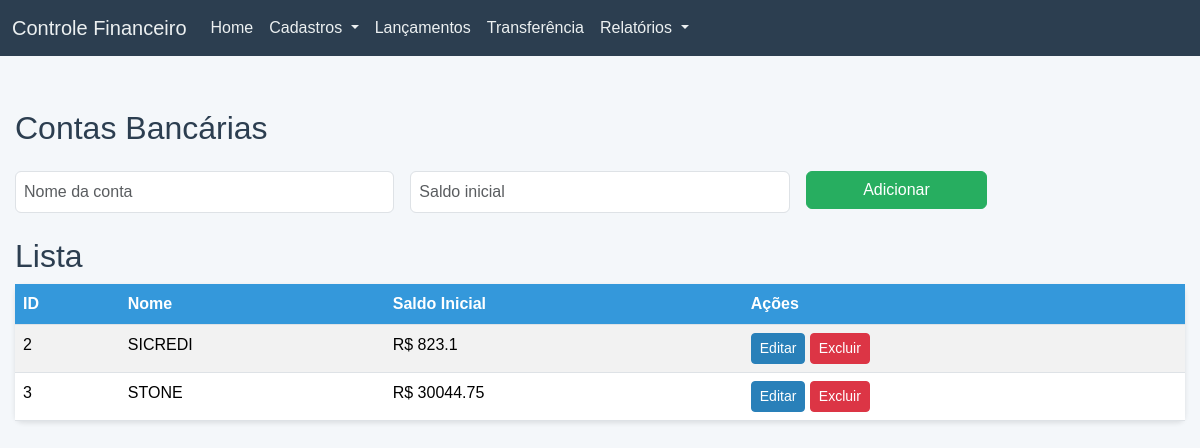
Screenshot of /contas with the database file from the repository.
### tables this page shows
CREATE TABLE conta_bancaria (
                 id INTEGER PRIMARY KEY AUTOINCREMENT,
                 nome TEXT NOT NULL,
                 saldo_inicial REAL DEFAULT 0.0);

### app.py (the view, shortened to what this page needs)
@app.route('/contas', methods=['GET', 'POST'])
def contas():
    contas = get_contas()
    contas = [{'id': c['id'], 'nome': c['nome'], 'saldo_inicial': round(c['saldo_inicial'], 2)} for c in contas]
    return render_template('contas.html', contas=contas)

### database.py (called while the page is built)
def get_db():
    if 'db' not in g:
        g.db = sqlite3.connect(DATABASE)
        g.db.row_factory = sqlite3.Row
    return g.db

### models.py (called while the page is built)
def get_contas():
    conn = get_db()
    c = conn.cursor()
    c.execute("SELECT * FROM conta_bancaria")
    contas = c.fetchall()
    return contas

### templates/contas.html (shortened to what this page needs)
{% extends "base.html" %}
{% block content %}
<h1 class="mb-4">Contas Bancárias</h1>
<form method="POST" class="mb-4 row g-3">
    <div class="col-md-4">
        <input type="text" name="nome" class="form-control" placeholder="Nome da conta" required>
    </div>
    <div class="col-md-4">
        <input type="number" step="0.01" name="saldo_inicial" class="form-control" placeholder="Saldo inicial" required>
    </div>
    <div class="col-md-2">
        <button type="submit" class="btn btn-success w-100">Adicionar</button>
    </div>
</form>
<h2>Lista</h2>
<table class="table table-striped table-hover">
    <thead>
        <tr>
            <th>ID</th>
            <th>Nome</th>
            <th>Saldo Inicial</th>
            <th>Ações</th>
        </tr>
    </thead>
    <tbody>
        {% for conta in contas %}
        <tr>
            <td>{{ conta['id'] }}</td>
            <td>{{ conta['nome'] }}</td>
            <td>R$ {{ conta['saldo_inicial'] }}</td>
            <td>
                <button class="btn btn-primary btn-sm" data-bs-toggle="modal" data-bs-target="#editModal{{ conta['id'] }}">Editar</button>
                <form method="POST" style="display:inline;">
                    <button type="submit" name="delete" value="{{ conta['id'] }}" class="btn btn-danger btn-sm">Excluir</button>
                </form>
            </td>
        </tr>
        {% endfor %}
    </tbody>
</table>
{% endblock %}

### static/style.css (style rules this page uses)
body { background-color: #f4f7fa; font-family: 'Arial', 'Helvetica', sans-serif; margin: 0; padding-top: 70px; }
h1, h2 { color: #2c3e50; font-size: 2rem; }
.table { background-color: #fff; border-radius: 8px; box-shadow: 0 2px 5px rgba(0, 0, 0, 0.1); }
.table thead th { background-color: #3498db; color: #fff; }
.btn-primary { background-color: #2980b9; border-color: #2980b9; transition: background-color 0.3s ease; }
.btn-success { background-color: #27ae60; border-color: #27ae60; }
.form-control, .form-select { padding: 8px; font-size: 1rem; }

### rows the page displays
conta_bancaria: id "2", nome "SICREDI", saldo_inicial "823.1"
conta_bancaria: id "3", nome "STONE", saldo_inicial "30044.75"
